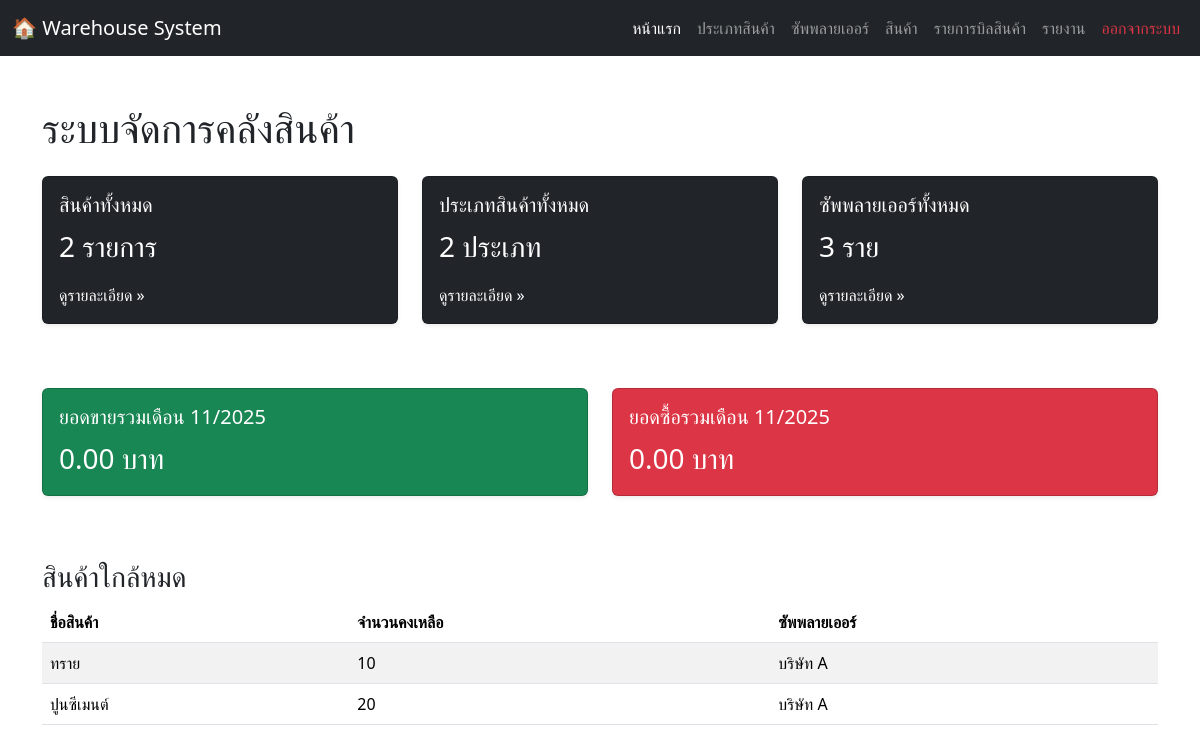
/homepage.php (signed in), run on an earlier commit of the app's database.
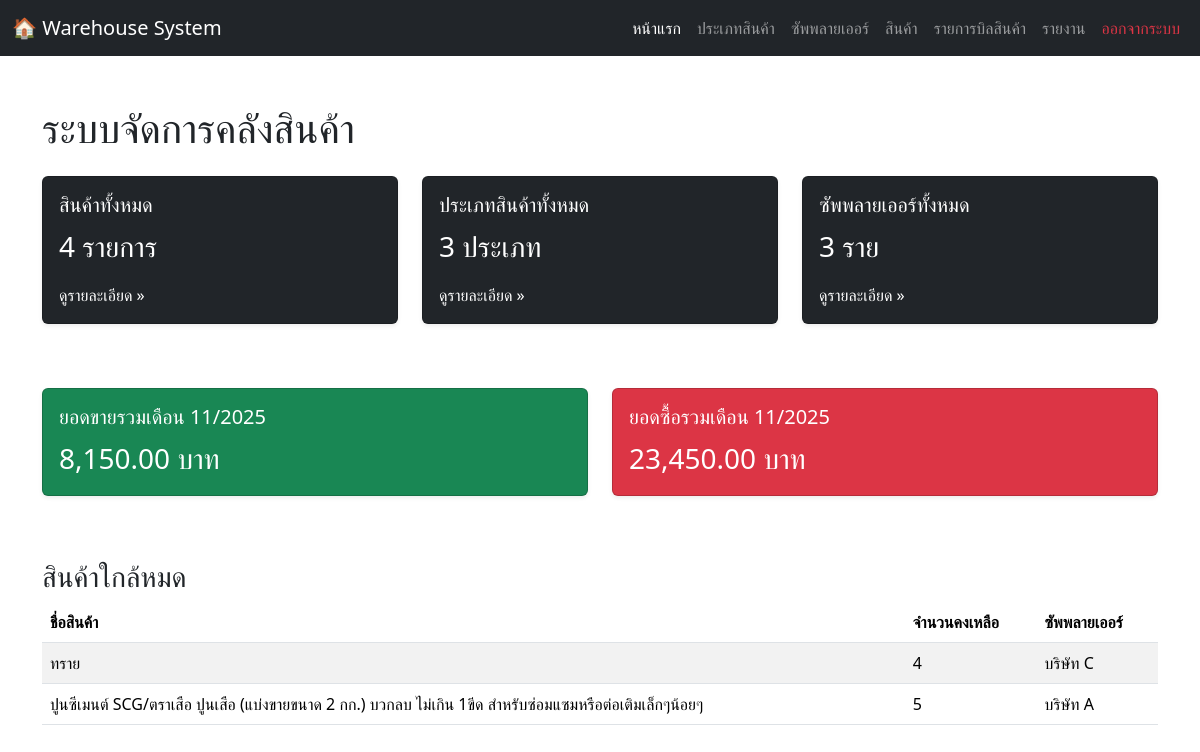
And on a later commit of the database.
### tables this page shows
CREATE TABLE `products` (
  `product_id` int(11) NOT NULL,
  `product_name` varchar(150) NOT NULL,
  `category_id` int(11) DEFAULT NULL,
  `supplier_id` int(11) DEFAULT NULL,
  `unit` varchar(50) DEFAULT NULL,
  `stock_qty` int(11) NOT NULL DEFAULT 0,
  `selling_price` decimal(10,2) NOT NULL,
  `reorder_level` int(11) DEFAULT 0,
  `image_path` varchar(255) DEFAULT NULL
);

CREATE TABLE `suppliers` (
  `supplier_id` int(11) NOT NULL,
  `supplier_name` varchar(150) NOT NULL,
  `address` varchar(255) DEFAULT NULL,
  `phone` varchar(50) DEFAULT NULL
);

### homepage.php (the view, shortened to what this page needs)
<?php
include 'connection.php';
$total_products = $conn->query("SELECT COUNT(*) AS count FROM products")->fetch_assoc()['count'];
$total_categories = $conn->query("SELECT COUNT(*) AS count FROM categories")->fetch_assoc()['count'];
$total_suppliers = $conn->query("SELECT COUNT(*) AS count FROM suppliers")->fetch_assoc()['count'];
$current_month_sales = $conn->query("SELECT IFNULL(SUM(total_amount), 0) AS total FROM sales WHERE DATE_FORMAT(sale_date, '%Y-%m') = DATE_FORMAT(CURDATE(), '%Y-%m')")->fetch_assoc()['total'];
$current_month_purchases = $conn->query("SELECT IFNULL(SUM(total_amount), 0) AS total FROM purchases WHERE DATE_FORMAT(purchase_date, '%Y-%m') = DATE_FORMAT(CURDATE(), '%Y-%m')")->fetch_assoc()['total'];
$current_month_thai = date('m/Y');
?>
<!DOCTYPE html>
<html lang="th">
<head>
  <link rel="stylesheet" href="https://cdn.jsdelivr.net/npm/bootstrap@5.3.2/dist/css/bootstrap.min.css">
</head>
<body>
  <nav class="navbar navbar-expand-lg navbar-dark bg-dark">
    <div class="container-fluid">
      <a class="navbar-brand" href="#">🏠 Warehouse System</a>
      <div class="collapse navbar-collapse" id="navbarNav">
        <ul class="navbar-nav ms-auto">
          <li class="nav-item"><a class="nav-link active" href="homepage.php">หน้าแรก</a></li>
          <li class="nav-item"><a class="nav-link" href="categories.php">ประเภทสินค้า</a></li>
          <li class="nav-item"><a class="nav-link" href="suppliers.php">ซัพพลายเออร์</a></li>
          <li class="nav-item"><a class="nav-link" href="products.php">สินค้า</a></li>
          <li class="nav-item"><a class="nav-link" href="warehouse_page.php">รายการบิลสินค้า</a></li>
          <li class="nav-item"><a class="nav-link" href="report.php">รายงาน</a></li>
          <li class="nav-item"><a class="nav-link text-danger" href="logout.php">ออกจากระบบ</a></li>
        </ul>
      </div>
    </div>
  </nav>
  <div class="container my-5">
    <h1 class="mb-4">ระบบจัดการคลังสินค้า</h1>
    <div class="row mb-5">
      <div class="col-md-4 mb-3">
        <div class="card bg-dark text-white shadow-sm">
          <div class="card-body">
            <h5 class="card-title">สินค้าทั้งหมด</h5>
            <p class="card-text fs-3"><?= number_format($total_products) ?> รายการ</p>
            <a href="products.php" class="text-white text-decoration-none">ดูรายละเอียด &raquo;</a>
          </div>
        </div>
      </div>
      <div class="col-md-4 mb-3">
        <div class="card bg-dark text-white shadow-sm">
          <div class="card-body">
            <h5 class="card-title">ประเภทสินค้าทั้งหมด</h5>
            <p class="card-text fs-3"><?= number_format($total_categories) ?> ประเภท</p>
            <a href="categories.php" class="text-white text-decoration-none">ดูรายละเอียด &raquo;</a>
          </div>
        </div>
      </div>
      <div class="col-md-4 mb-3">
        <div class="card bg-dark text-white shadow-sm">
          <div class="card-body">
            <h5 class="card-title">ซัพพลายเออร์ทั้งหมด</h5>
            <p class="card-text fs-3"><?= number_format($total_suppliers) ?> ราย</p>
            <a href="suppliers.php" class="text-white text-decoration-none">ดูรายละเอียด &raquo;</a>
          </div>
        </div>
      </div>
    </div>
    <div class="row mb-5">
      <div class="col-md-6 mb-3">
        <div class="card bg-success text-white shadow-sm">
          <div class="card-body">
            <h5 class="card-title">ยอดขายรวมเดือน <?= $current_month_thai ?></h5>
            <p class="card-text fs-3"><?= number_format($current_month_sales, 2) ?> บาท</p>
          </div>
        </div>
      </div>
      <div class="col-md-6 mb-3">
        <div class="card bg-danger text-white shadow-sm">
          <div class="card-body">
            <h5 class="card-title">ยอดซื้อรวมเดือน <?= $current_month_thai ?></h5>
            <p class="card-text fs-3"><?= number_format($current_month_purchases, 2) ?> บาท</p>
          </div>
        </div>
      </div>
    </div>
    <h3 class="mt-4">สินค้าใกล้หมด</h3>
    <table class="table table-striped">
      <thead>
        <tr>
          <th>ชื่อสินค้า</th>
          <th>จำนวนคงเหลือ</th>
          <th>ซัพพลายเออร์</th>
        </tr>
      </thead>
      <tbody>
        <?php
      $sql = "
        SELECT p.product_id, p.product_name, p.stock_qty,
              s.supplier_name
        FROM products p
        LEFT JOIN suppliers s ON p.supplier_id = s.supplier_id
        WHERE p.stock_qty <= p.reorder_level
        ORDER BY p.stock_qty ASC
      ";
      $result = $conn->query($sql);
      if ($result->num_rows > 0) {
          while ($row = $result->fetch_assoc()) {
              echo "<tr>
                      <td>{$row['product_name']}</td>
                      <td>{$row['stock_qty']}</td>
                      <td>{$row['supplier_name']}</td>
                    </tr>";
          }
      } else {
          echo "<tr><td colspan='3' class='text-center text-muted'>ไม่มีสินค้าใกล้หมด</td></tr>";
      }
        ?>
      </tbody>
    </table>
  </div>
</body>
</html>

What changed in the data, as far as the page shows it:
changed products "ทราย": stock_qty "10" → "4"; supplier.supplier_name "บริษัท A" → "บริษัท C"
changed products "บริษัท A": product_name "ปูนซีเมนต์" → "ปูนซีเมนต์ SCG/ตราเสือ ปูนเสือ (แบ่งขายขนาด 2 กก.) บวกลบ ไม่เกิน 1ขีด สำหรับซ่อมแซมหรือต่อเติมเล็กๆน้อยๆ"; stock_qty "20" → "5"
Also different on the page:
$total_products: "2" → "4"
$total_categories: "2" → "3"
$current_month_sales: "0.00" → "8,150.00"
$current_month_purchases: "0.00" → "23,450.00"
